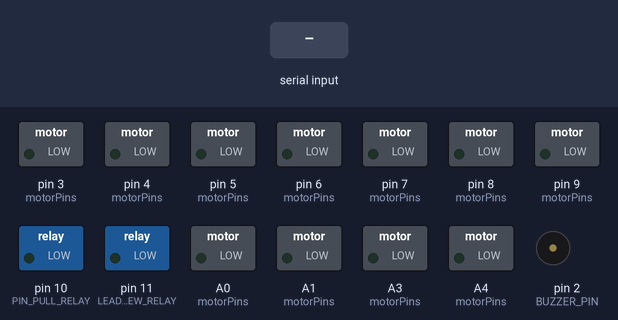
The sketch below on a simulated Arduino Uno, built with avr-gcc and run on an emulated ATmega328P. On the bench: switched loads named in the sketch (green lamp = pin HIGH), buzzer (waves = sounding, pin HIGH). The test bench sets the inputs (shaded band).

Above: at 1.2 s.
1.3 s: "M,45\n" received over Serial
At 2.5 s:
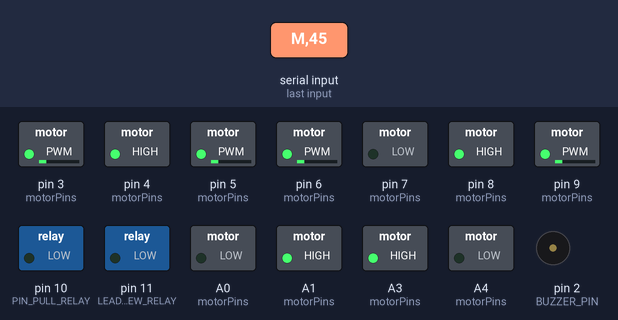
2.8 s: "M,90,45,200\n" received over Serial
At 3.8 s:
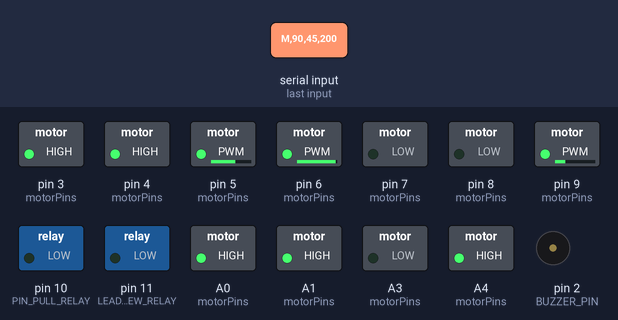
Timing chart, 0 to 5.8 s (numbered marks = the images above; inputs shaded):
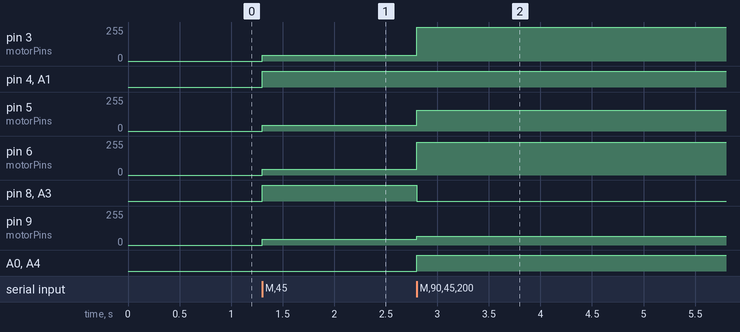

The sketch:

firebot_controller.ino
```cpp
// FireBot Arduino Controller
// Drives 4 mecanum wheels (2x L298N), fire extinguisher (relay/MOSFET),
// buzzer/LED warning, HC-SR04 ultrasonic, and audio sensor.
// Communicates with Raspberry Pi over USB serial.
//
// Pin budget (Arduino Uno: D0-D13, A0-A5 as digital, A6-A7 analog-only):
//   D0, D1    = Hardware serial (USB) -- reserved
//   D2        = Buzzer (tone output)
//   D3        = FL motor enable (PWM)
//   D4        = FL direction IN1
//   D5        = FR motor enable (PWM)
//   D6        = RL motor enable (PWM)
//   D7        = FL direction IN2
//   D8        = FR direction IN1
//   D9        = RR motor enable (PWM)
//   D10       = Extinguisher pin-pull relay
//   D11       = Extinguisher lead-screw relay
//   D12       = Warning LED
//   D13       = Ultrasonic trigger
//   A0        = FR direction IN2
//   A1        = RL direction IN1
//   A2        = RL direction IN2
//   A3        = RR direction IN1
//   A4        = RR direction IN2
//   A5        = Ultrasonic echo (digital input)
//   A6        = Audio sensor (analog input only)

// ── L298N #1: Front wheels ──
#define FL_EN   3
#define FL_IN1  4
#define FL_IN2  7
#define FR_EN   5
#define FR_IN1  8
#define FR_IN2  A0

// ── L298N #2: Rear wheels ──
#define RL_EN   6
#define RL_IN1  A1
#define RL_IN2  A2
#define RR_EN   9
#define RR_IN1  A3
#define RR_IN2  A4

// ── Extinguisher (relay or MOSFET -- single pin per actuator) ──
#define PIN_PULL_RELAY    10
#define LEADSCREW_RELAY   11

// ── Warning ──
#define BUZZER_PIN  2
#define LED_PIN     12

// ── Ultrasonic HC-SR04 ──
#define TRIG_PIN  13
#define ECHO_PIN  A5

// ── Audio sensor ──
#define AUDIO_PIN A6

// Serial command buffer
char cmdBuffer[64];
int cmdIdx = 0;

void setup() {
  Serial.begin(115200);

  // Motor outputs
  const int motorPins[] = {
    FL_EN, FL_IN1, FL_IN2,
    FR_EN, FR_IN1, FR_IN2,
    RL_EN, RL_IN1, RL_IN2,
    RR_EN, RR_IN1, RR_IN2
  };
  for (int i = 0; i < 12; i++) {
    pinMode(motorPins[i], OUTPUT);
    digitalWrite(motorPins[i], LOW);
  }

  // Extinguisher relays
  pinMode(PIN_PULL_RELAY, OUTPUT);
  pinMode(LEADSCREW_RELAY, OUTPUT);
  digitalWrite(PIN_PULL_RELAY, LOW);
  digitalWrite(LEADSCREW_RELAY, LOW);

  // Warning outputs
  pinMode(BUZZER_PIN, OUTPUT);
  pinMode(LED_PIN, OUTPUT);

  // Ultrasonic
  pinMode(TRIG_PIN, OUTPUT);
  pinMode(ECHO_PIN, INPUT);
}

void loop() {
  while (Serial.available()) {
    char c = Serial.read();
    if (c == '\n' || c == '\r') {
      if (cmdIdx > 0) {
        cmdBuffer[cmdIdx] = '\0';
        processCommand(cmdBuffer);
        cmdIdx = 0;
      }
    } else if (cmdIdx < (int)sizeof(cmdBuffer) - 1) {
      cmdBuffer[cmdIdx++] = c;
    }
  }
}

// ─── Command dispatch ───

void processCommand(const char* cmd) {
  switch (cmd[0]) {
    case 'M': handleMotor(cmd);        break;
    case 'E': handleExtinguisher(cmd); break;
    case 'W': handleWarning(cmd);      break;
    case 'S': handleSensors();         break;
  }
}

// ─── M,vx,vy,wz — Mecanum motor command ───

void handleMotor(const char* cmd) {
  int vx = 0, vy = 0, wz = 0;
  sscanf(cmd, "M,%d,%d,%d", &vx, &vy, &wz);

  int fl = vx + vy + wz;
  int fr = vx - vy - wz;
  int rl = vx - vy + wz;
  int rr = vx + vy - wz;

  setMotor(FL_EN, FL_IN1, FL_IN2, fl);
  setMotor(FR_EN, FR_IN1, FR_IN2, fr);
  setMotor(RL_EN, RL_IN1, RL_IN2, rl);
  setMotor(RR_EN, RR_IN1, RR_IN2, rr);
}

void setMotor(int enPin, int in1, int in2, int speed) {
  int pwm = constrain(abs(speed), 0, 255);
  if (speed > 0) {
    digitalWrite(in1, HIGH);
    digitalWrite(in2, LOW);
  } else if (speed < 0) {
    digitalWrite(in1, LOW);
    digitalWrite(in2, HIGH);
  } else {
    digitalWrite(in1, LOW);
    digitalWrite(in2, LOW);
  }
  analogWrite(enPin, pwm);
}

// ─── E,action — Extinguisher command ───
// 0 = idle, 1 = pull pin, 2 = discharge, 3 = stop

void handleExtinguisher(const char* cmd) {
  int action = 0;
  sscanf(cmd, "E,%d", &action);

  switch (action) {
    case 1:
      digitalWrite(PIN_PULL_RELAY, HIGH);
      digitalWrite(LEADSCREW_RELAY, LOW);
      break;
    case 2:
      digitalWrite(PIN_PULL_RELAY, LOW);
      digitalWrite(LEADSCREW_RELAY, HIGH);
      break;
    default: // 0 and 3: everything off
      digitalWrite(PIN_PULL_RELAY, LOW);
      digitalWrite(LEADSCREW_RELAY, LOW);
      break;
  }
}

// ─── W,state — Warning buzzer + LED ───
// 0 = off, 1 = warning beep (countdown), 2 = continuous (discharge)

void handleWarning(const char* cmd) {
  int state = 0;
  sscanf(cmd, "W,%d", &state);

  switch (state) {
    case 0:
      noTone(BUZZER_PIN);
      digitalWrite(LED_PIN, LOW);
      break;
    case 1:
      tone(BUZZER_PIN, 2000);
      digitalWrite(LED_PIN, HIGH);
      break;
    case 2:
      tone(BUZZER_PIN, 3000);
      digitalWrite(LED_PIN, HIGH);
      break;
  }
}

// ─── S — Read sensors and reply ───
// Response format: D,distance_cm,audio_raw

void handleSensors() {
  long dist = readUltrasonic();
  int audio = analogRead(AUDIO_PIN);

  Serial.print("D,");
  Serial.print(dist);
  Serial.print(",");
  Serial.println(audio);
}

long readUltrasonic() {
  digitalWrite(TRIG_PIN, LOW);
  delayMicroseconds(2);
  digitalWrite(TRIG_PIN, HIGH);
  delayMicroseconds(10);
  digitalWrite(TRIG_PIN, LOW);

  long duration = pulseIn(ECHO_PIN, HIGH, 30000);
  if (duration == 0) return 999;
  return duration / 58;
}
```

Measured:
- after the input at 1.3 s, pin 3 (motorPins), pin 5 (motorPins), pin 6 (motorPins), pin 9 (motorPins): 0/255 → 45/255 at once; pin 4 (motorPins), pin 8 (motorPins), A1 (motorPins), A3 (motorPins): LOW → HIGH at once
- after the input at 2.8 s, pin 3 (motorPins): 45/255 → 255/255 at once; pin 5 (motorPins): 45/255 → 155/255 at once; pin 6 (motorPins): 45/255 → 245/255 at once; pin 8 (motorPins), A3 (motorPins): HIGH → LOW at once; pin 9 (motorPins): 45/255 → 65/255 at once
